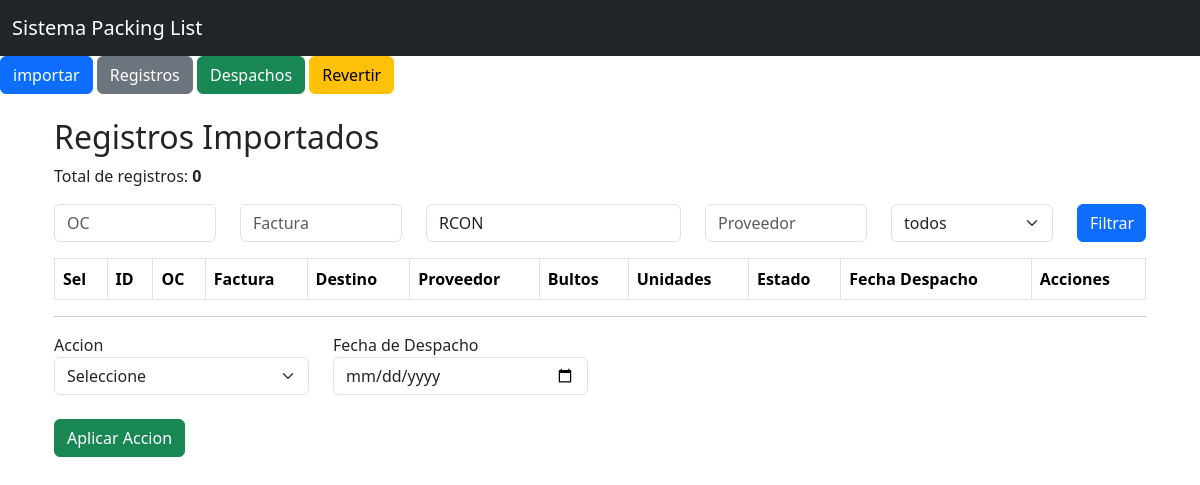
The app's page /registros?destino=RCON, older data.
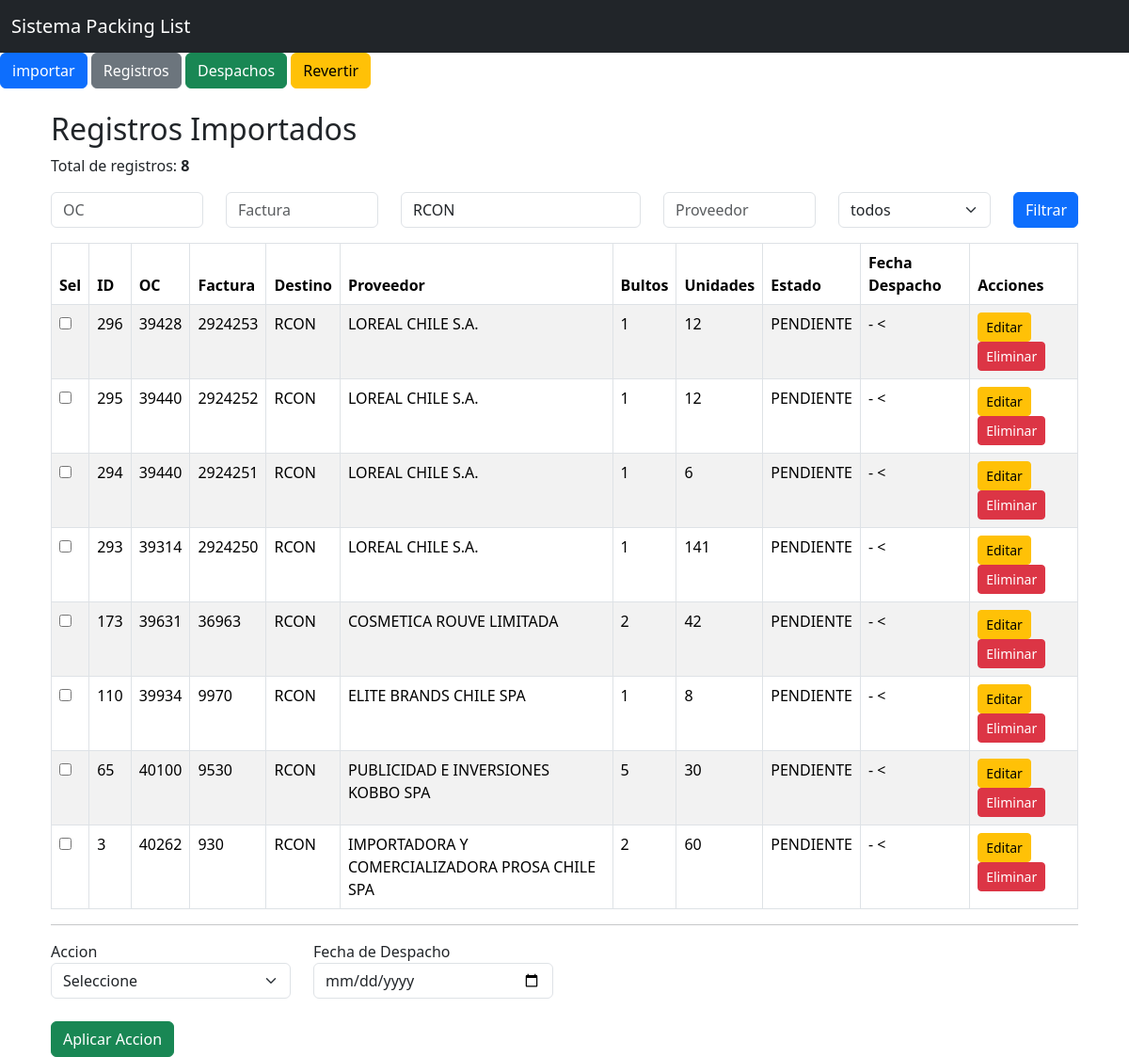
The same page, newer data.
### models.py (models this page shows)
class Consolidado(db.Model):
    __tablename__ = "consolidado"
    id = db.Column(db.Integer, primary_key=True)
    oc = db.Column(db.String(50))
    factura = db.Column(db.String(50))
    destino = db.Column(db.String(20), nullable=False)
    proveedor = db.Column(db.String(150))
    bultos = db.Column(db.Integer, nullable=False)
    unidades = db.Column(db.String(50), nullable=False)
    tipo_carga = db.Column(db.String(50), nullable=False, default="NACIONAL")
    etiqueta = db.Column(db.String(150))
    observacion = db.Column(db.String(500))
    estado = db.Column(db.String(20), nullable=False, default="PENDIENTE")
    origen_archivo = db.Column(db.String(50), nullable=False)
    nombre_archivo = db.Column(db.String(255))
    fecha_carga = db.Column(db.DateTime)
    eliminado = db.Column(db.Boolean, nullable=False, default=False)
    fecha_eliminacion = db.Column(db.DateTime)
    fecha_despacho = db.Column(db.DateTime)

### app.py (the view)
@app.route("/registros")
def registros():
    oc = request.args.get("oc", "")
    factura = request.args.get("factura", "")
    destino = request.args.get("destino", "")
    proveedor = request.args.get("proveedor", "")
    estado = request.args.get("estado", "")
    consulta = Consolidado.query.filter_by(eliminado=False)
    if oc:
        consulta = consulta.filter(Consolidado.oc.contains(oc))
    if factura:
        consulta = consulta.filter(Consolidado.factura.contains(factura))
    if destino:
        consulta = consulta.filter(Consolidado.destino.contains(destino))
    if proveedor:
        consulta = consulta.filter(Consolidado.proveedor.contains(proveedor))
    if estado:
        consulta = consulta.filter(Consolidado.estado.contains(estado))
    registros = consulta.order_by(Consolidado.id.desc()).all()
    return render_template(
        "registros.html",
        registros=registros,
        oc=oc,
        factura=factura,
        destino=destino,
        proveedor=proveedor,
        estado=estado,
    )

### templates/registros.html (shortened to what this page needs)
{% extends "base.html" %}
{% block contenido %}
<div class="container mt-4">
    <h2>Registros Importados</h2>
    <p>
        Total de registros:
        <b>{{ registros|length }}</b>
    </p>
    <form method="get" class="mb-3">
        <div class="row">
            <div class="col-md-2">
                <input type="text" name="oc" class="form-control" placeholder="OC" value="{{ oc }}">
            </div>
            <div class="col-md-2">
                <input type="text" name="factura" class="form-control" placeholder="Factura" value="{{ factura }}">
            </div>
            <div class="col-md-3">
                <input type="text" name="destino" class="form-control" placeholder="Destino" value="{{ destino }}">
            </div>
            <div class="col-md-2">
                <input type="text" name="proveedor" class="form-control" placeholder="Proveedor" value="{{ proveedor }}">
            </div>
            <div class="col-md-2">
                <select name="estado" class="form-select">
                    <option value="">todos</option>
                </select>
            </div>
            <div class="col-md-1">
                <button type="submit" class="btn btn-primary w-100">Filtrar</button>
            </div>
        </div>
    </form>
    <form method="POST" action="/actualizar_estado">
    <table class="table table-striped table-bordered">
        <thead>
            <tr>
                <th>Sel</th>
                <th>ID</th>
                <th>OC</th>
                <th>Factura</th>
                <th>Destino</th>
                <th>Proveedor</th>
                <th>Bultos</th>
                <th>Unidades</th>
                <th>Estado</th>
                <th>Fecha Despacho</th>
                <th>Acciones</th>
            </tr>
        </thead>
        <tbody>
            {% for registro in registros %}
            <tr>
                <td><input type="checkbox" name="ids" value="{{ registro.id }}"></td>
                <td>{{ registro.id }}</td>
                <td>{{ registro.oc }}</td>
                <td>{{ registro.factura }}</td>
                <td>{{ registro.destino }}</td>
                <td>{{ registro.proveedor }}</td>
                <td>{{ registro.bultos }}</td>
                <td>{{ registro.unidades }}</td>
                <td>{{ registro.estado }}</td>
                <td>
                    {% if registro.fecha_despacho %}
                        {{ registro.fecha_despacho.strftime('%d-%m-%Y') }}
                    {% else %}
                        -
                    <{% endif %}
                </td>
                <td>
                    <a href="/editar/{{ registro.id }}" class="btn btn-warning btn-sm">Editar</a>
                    <a href="/eliminar/{{ registro.id }}" class="btn btn-danger btn-sm" onclick="return confirm('¿Estás seguro de que quieres eliminar este registro?')">Eliminar</a>
                </td>
            </tr>
            {% endfor %}
        </tbody>
    </table>
    <hr>
    <div class="row">
        <div class="col-md-3">
            <laberl>Accion</laberl>
            <select
                name="nuevo_estado"
                class="form-select"
                required
            >
                <option value="">Seleccione</option>"
            </select>
        </div>
        <div class="col-md-3">
            <label>Fecha de Despacho</label>
            <input
                type="date"
                name="fecha_despacho"
                class="form-control"
            >
        </div>
    </div>
    <br>
    <button type="submit" class="btn btn-success">Aplicar Accion</button>
    </form>
</div>
{% endblock %}

Row changes from the older to the newer data that the page shows:
added Consolidado: id "296", oc "39428", factura "2924253", destino "RCON", proveedor "LOREAL CHILE S.A.", bultos "1", unidades "12", estado "PENDIENTE"
added Consolidado: id "295", oc "39440", factura "2924252", destino "RCON", proveedor "LOREAL CHILE S.A.", bultos "1", unidades "12", estado "PENDIENTE"
added Consolidado: id "294", oc "39440", factura "2924251", destino "RCON", proveedor "LOREAL CHILE S.A.", bultos "1", unidades "6", estado "PENDIENTE"
added Consolidado: id "293", oc "39314", factura "2924250", destino "RCON", proveedor "LOREAL CHILE S.A.", bultos "1", unidades "141", estado "PENDIENTE"
added Consolidado: id "173", oc "39631", factura "36963", destino "RCON", proveedor "COSMETICA ROUVE LIMITADA", bultos "2", unidades "42", estado "PENDIENTE"
added Consolidado: id "110", oc "39934", factura "9970", destino "RCON", proveedor "ELITE BRANDS CHILE SPA", bultos "1", unidades "8", estado "PENDIENTE"
added Consolidado: id "65", oc "40100", factura "9530", destino "RCON", proveedor "PUBLICIDAD E INVERSIONES KOBBO SPA", bultos "5", unidades "30", estado "PENDIENTE"
now on this page (row edited): Consolidado: id "3", oc "40262", factura "930", destino "RCON", proveedor "IMPORTADORA Y COMERCIALIZADORA PROSA CHILE SPA", bultos "2", unidades "60", estado "PENDIENTE"
Text that changed along with them:
{{ registros|length }}: "0" → "8"
